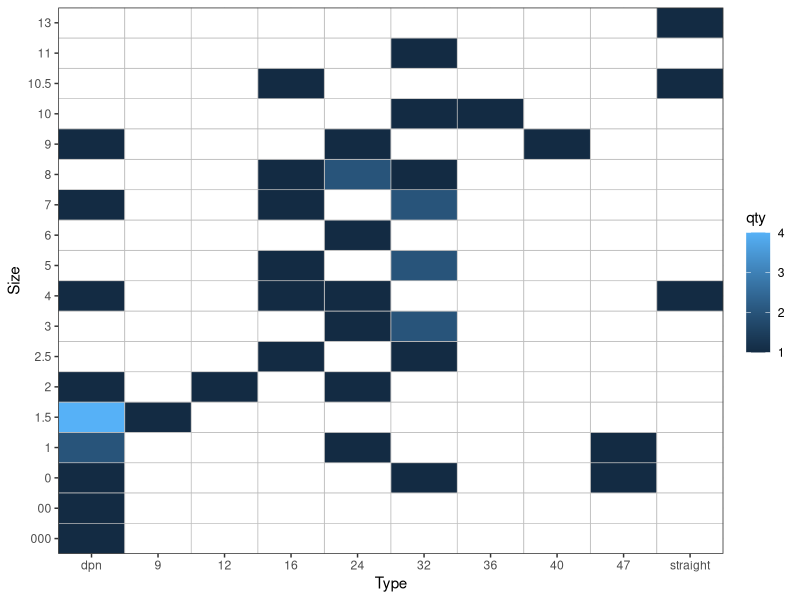

Reproduce this figure in R.
## ---- chunk 1

library(tidyverse)

needles <- read_csv("data/k_needles.csv", col_types = "cccicc") %>%
  filter(verified == "x" & is.na(incomplete)) %>% 
  arrange(size) %>% 
  mutate(length = if_else(length == "17","16",length))
## ---- chunk 2

k_needles <- needles %>% 
  mutate(type_or_length = case_when(
      type == "straight"  ~ "straight",
      type == "dpn"       ~ "dpn",
      type == "circular"  ~ length
    )
  ) %>% 
  group_by(size, type_or_length) %>% 
  summarise(qty = sum(qty)) %>% 
  ungroup()

k_needles %>% 
  pivot_wider(names_from = type_or_length, values_from = qty) %>% 
  pivot_longer(cols = -size, names_to = "type_or_length", values_to = "qty") %>% 
  ggplot(mapping = aes(x = fct_relevel(size, c("000", "00", "0", "1", "1.5", "2", "2.5", "3", "4", "5", "6", "7", "8", "9", "10", "10.5", "11")), y = fct_relevel(type_or_length, c("dpn", "9","12", "16", "24", "32", "36", "40", "47", "straight")), fill = qty)) +
  geom_tile(color = "grey", size = 0.25) +
  coord_flip() +
  labs(x = "Size", y = "Type") +
  theme_bw() +
  scale_fill_continuous(na.value = "white") +
  scale_x_discrete(expand = c(0,0)) +
  scale_y_discrete(expand = c(0,0))


